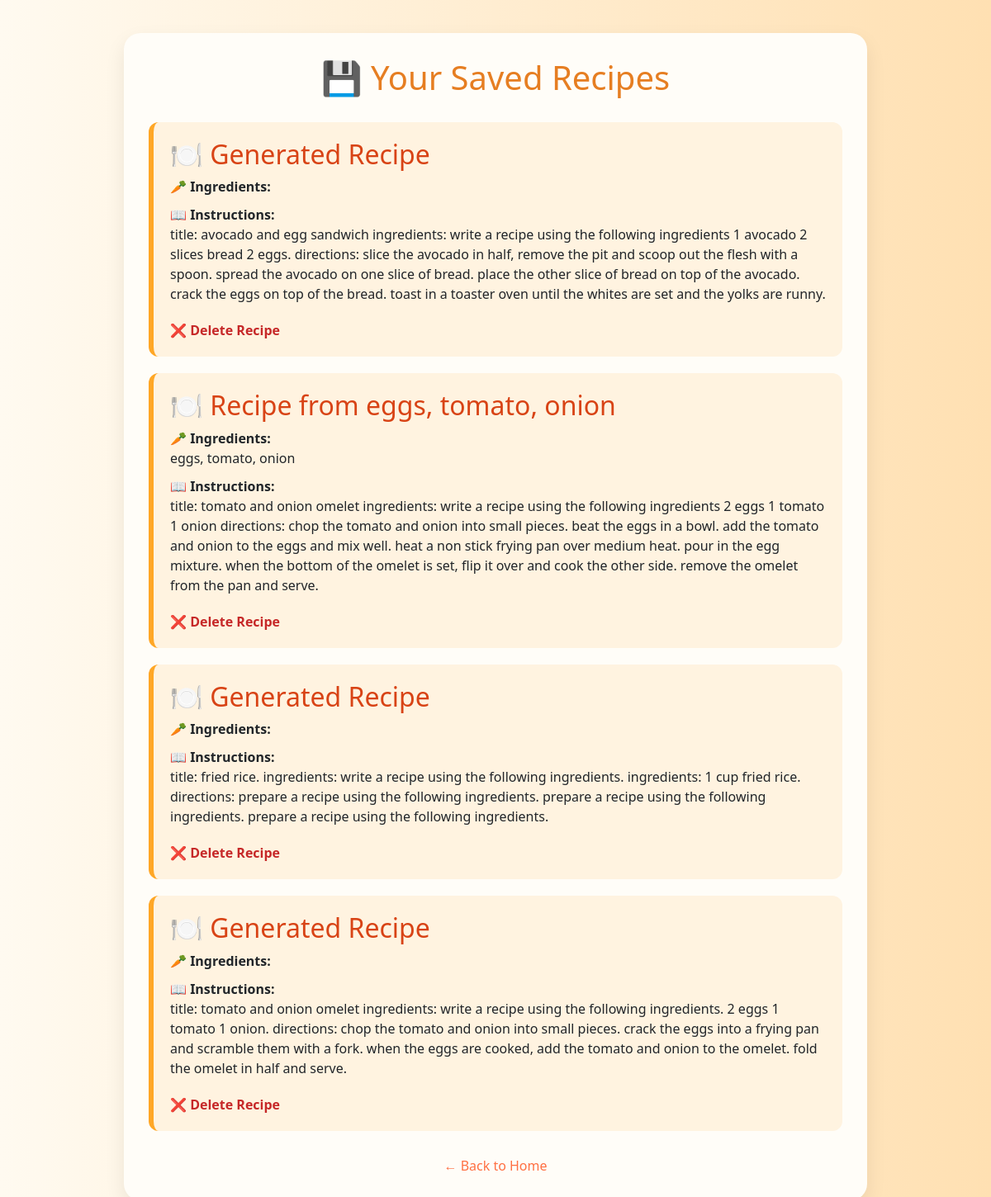
/saved/ (signed in), run on the app's committed database.
### app/models.py (models this page shows, shortened)
class SavedRecipe(db.Model):
    id = db.Column(db.Integer, primary_key=True)
    user_id = db.Column(db.Integer, db.ForeignKey('user.id'))
    title = db.Column(db.String(100), nullable=False)
    ingredients = db.Column(db.Text, nullable=False)
    instructions = db.Column(db.Text, nullable=False)
    timestamp = db.Column(db.DateTime, default=datetime.utcnow)  # ✅ FIXED HERE

### app/routes/saved.py (the view)
@saved_bp.route('/', methods=['GET'])
def view_saved():
    if 'user_id' not in session:
        return redirect(url_for('auth.login'))
    user_id = session['user_id']
    saved = SavedRecipe.query.filter_by(user_id=session['user_id']).all()
    return render_template('saved_recipes.html', saved=saved)

### app/templates/saved_recipes.html (shortened to what this page needs)
<!DOCTYPE html>
<html lang="en">
<head>
  <link href="https://cdn.jsdelivr.net/npm/bootstrap@5.3.0/dist/css/bootstrap.min.css" rel="stylesheet">
</head>
<body>
  <div class="container">
    <h1>💾 Your Saved Recipes</h1>
    {% if saved %}
      {% for recipe in saved %}
        <div class="recipe-card">
          <h2>🍽️ {{ recipe.title }}</h2>
          <p><strong>🥕 Ingredients:</strong><br> {{ recipe.ingredients }}</p>
          <p><strong>📖 Instructions:</strong><br> {{ recipe.instructions }}</p>
          <a href="{{ url_for('saved.delete_saved', recipe_id=recipe.id) }}" class="delete-btn">❌ Delete Recipe</a>
        </div>
      {% endfor %}
    {% else %}
      <div class="empty-state">
        <img src="https://cdn-icons-png.flaticon.com/512/857/857681.png" alt="No recipes">
        <p>No saved recipes yet. Start cooking and save your favorites! 🍝</p>
      </div>
    {% endif %}
    <a href="{{ url_for('home') }}" class="back-link">← Back to Home</a>
  </div>
</body>
</html>

### app/templates/saved_recipes.html (style rules this page uses)
body { background: linear-gradient(to right, #fffaf0, #ffe0b2); font-family: 'Segoe UI', Tahoma, Geneva, Verdana, sans-serif; padding-top: 40px; }
.container { max-width: 900px; margin: auto; padding: 30px; background: #fffdf8; border-radius: 20px; box-shadow: 0 10px 25px rgba(0, 0, 0, 0.08); }
h1 { text-align: center; color: #e67e22; margin-bottom: 30px; }
.recipe-card { background-color: #fff3e0; border-left: 6px solid #ffa726; border-radius: 12px; padding: 20px; margin-bottom: 20px; }
.recipe-card h2 { color: #d84315; }
.recipe-card p { margin-bottom: 10px; }
.delete-btn { display: inline-block; margin-top: 10px; color: #c62828; font-weight: bold; text-decoration: none; }
.back-link { display: block; text-align: center; margin-top: 30px; color: #ff7043; text-decoration: none; }

### data on the page
SavedRecipe: title "Generated Recipe", instructions "title: avocado and egg sandwich ingredients: write a recipe using the following ingredients 1 avocado 2 slices bread 2 eggs. directions: slice the avocado in half, remove the pit and scoop out the flesh with a spoon. spread the avocado on one slice of bread. place the other slice of bread on top of the avocado. crack the eggs on top of the bread. toast in a toaster oven until the whites are set and the yolks are runny."
SavedRecipe: title "Recipe from eggs, tomato, onion", ingredients "eggs, tomato, onion", instructions "title: tomato and onion omelet ingredients: write a recipe using the following ingredients 2 eggs 1 tomato 1 onion directions: chop the tomato and onion into small pieces. beat the eggs in a bowl. add the tomato and onion to the eggs and mix well. heat a non stick frying pan over medium heat. pour in the egg mixture. when the bottom of the omelet is set, flip it over and cook the other side. remove the omelet from the pan and serve."
SavedRecipe: title "Generated Recipe", instructions "title: fried rice. ingredients: write a recipe using the following ingredients. ingredients: 1 cup fried rice. directions: prepare a recipe using the following ingredients. prepare a recipe using the following ingredients. prepare a recipe using the following ingredients."
SavedRecipe: title "Generated Recipe", instructions "title: tomato and onion omelet ingredients: write a recipe using the following ingredients. 2 eggs 1 tomato 1 onion. directions: chop the tomato and onion into small pieces. crack the eggs into a frying pan and scramble them with a fork. when the eggs are cooked, add the tomato and onion to the omelet. fold the omelet in half and serve."
